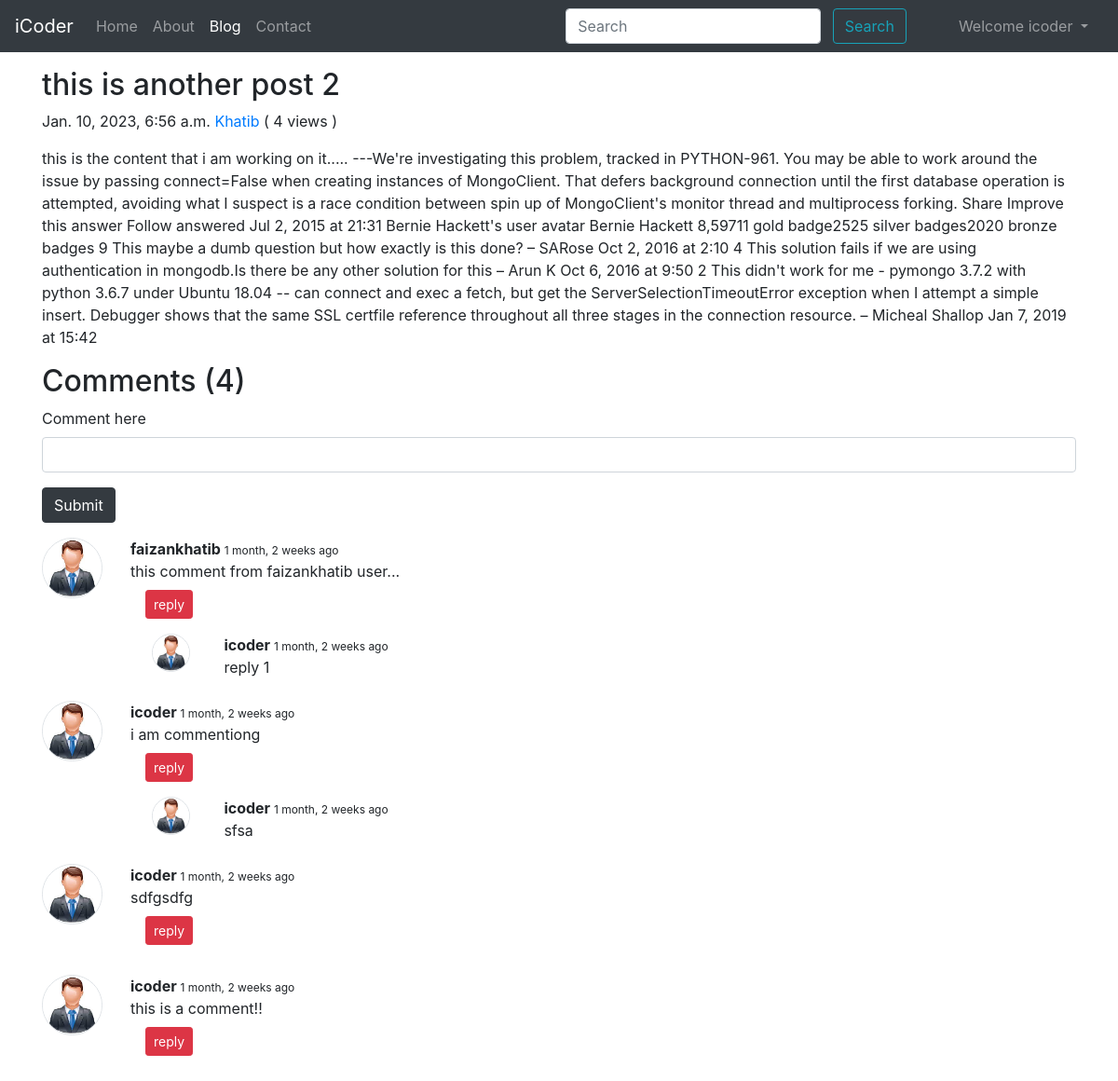
The app's page /blog/this-is-another (signed in) with its own data.
### blog/models.py (models this page shows, shortened)
class Post(models.Model):
    sno = models.AutoField(primary_key=True)
    title = models.CharField(max_length=300)
    content = models.TextField()
    author = models.CharField(max_length=100)
    slug = models.CharField(max_length=150)
    timeStamp = models.DateTimeField(blank = True)
    views = models.IntegerField(default=0)

class BlogComment(models.Model):
    sno = models.AutoField(primary_key=True)
    comment = models.TextField()
    user = models.ForeignKey(User,on_delete=models.CASCADE)
    post = models.ForeignKey(Post, on_delete=models.CASCADE)
    parent = models.ForeignKey("self",on_delete=models.CASCADE, null=True)
    timestamp = models.DateTimeField(default=now)

### blog/views.py (the view)
# urls.py: path('<str:slug>', views.blogPost, name='blogPost'),
def blogPost(request,slug):
    post = Post.objects.filter(slug=slug).first()
    comments = BlogComment.objects.filter(post=post, parent=None)
    replies = BlogComment.objects.filter(post=post).exclude(parent=None) #instead of using "parent != None"
    post.views = post.views + 1
    post.save()
    replyDict = {}
    for reply in replies:
        if reply.parent.sno  not in replyDict.keys():
            replyDict[reply.parent.sno] = [reply]
        else:
            replyDict[reply.parent.sno].append(reply)
    context = {"post": post, "comments": comments, "user": request.user, "replyDict": replyDict}
    return render(request, "blog/blogPost.html", context)

### blog/templatetags/extras.py (called while the page is built)
@register.filter(name="get_val")
def get_val(dict, key):
    return dict.get(key)

### templates/blog/blogPost.html (shortened to what this page needs)
{% extends "base.html" %}
{% block blogactive %} active {% endblock blogactive %}
{% block body %}
{% load humanize %}
{% load extras %}
<div class="container my-3">
        <h2 class="blog-post-title"> {{post.title}} </h2>
        <p class="blog-post-meta"> {{post.timeStamp}} <a href="/about"> {{post.author}} </a> (<span> {{post.views}} views </span>) </p>
        <p> {{post.content|safe}} </p>
</div>
<div class="container">
        <h2>Comments ({{comments.count}})</h2>
        <div class="my-2">
                {% if user.is_authenticated %}
                <form action="/blog/postComment" method="post"> {% csrf_token %}
                        <div class="form-group">
                                <label for="comment"> Comment here </label>
                                <input type="text" class="form-control" id="comment" name="comment">
                        </div>
                        <button type="submit" class="btn btn-dark">Submit</button>
                </form>
                {% else %}
                <p>Please login to post a comment</p>
                {% endif %}
        </div>
        {% for comment in comments  %}
        <div class="row my-3">
                <div class="col-md-1">
                <img class="rounded-pill mx-auto d-block w-100 border " src="/static/img/user.png.jfif" alt="user">
                </div>
                <div class="col-md-11">
                <b> {{comment.user.username}} </b> <span style="font-size: 12px;"> {{comment.timestamp | naturaltime}} </span>
                <div> {{comment.comment}} </div>
                <div class="reply mx-3">
                        {% if user.is_authenticated %}
                                <button class="btn btn-sm btn-danger my-2" type="button" data-toggle="collapse" data-target="#replyBox{{comment.sno}}" aria-expanded="false" aria-controls="replyBox{{comment.sno}}">
                                  reply
                                </button>
                              {% else %}
                              <button class="btn btn-sm btn-danger my-2" type="button" data-toggle="collapse" data-target="#replyBox{{comment.sno}}" aria-expanded="false" aria-controls="replyBox{{comment.sno}}" disabled>
                                login to reply
                              </button>
                              {% endif %}
                              <div class="replies my-2">
                                {% for reply in replyDict|get_val:comment.sno %}
                                <div class="row my-2">
                                        <div class="col-md-1">
                                        <img class="rounded-pill mx-auto d-block w-75 border " src="/static/img/user.png.jfif" alt="user">
                                        </div>
                                        <div class="col-md-11">
                                                <b> {{reply.user.username}} </b> <span style="font-size: 12px;"> {{reply.timestamp | naturaltime}} </span>
                                                <div> {{reply.comment}} </div>
                                        </div>
                                        <br>
                                </div>
                                {% endfor %}
                              </div>
                </div>
        </div>
        </div>
        {% endfor %}
</div>
{% endblock body %}

### templates/base.html (shortened to what this page needs)
<!doctype html>
<html lang="en">
<head>
  <link rel="stylesheet" href="https://cdn.jsdelivr.net/npm/bootstrap@4.4.1/dist/css/bootstrap.min.css"
>
</head>
<body>
  <nav class="navbar navbar-expand-lg navbar-dark bg-dark ">
    <a class="navbar-brand" href="/">iCoder</a>
    <div class="collapse navbar-collapse" id="navbarSupportedContent">
      <ul class="navbar-nav mr-auto">
        <li class="nav-item {% block homeactive %} {% endblock homeactive %} ">
          <a class="nav-link" href="/">Home <span class="sr-only">(current)</span></a>
        </li>
        <li class="nav-item {% block aboutactive %} {% endblock aboutactive %}">
          <a class="nav-link" href="/about">About</a>
        </li>
        <li class="nav-item {% block blogactive %} {% endblock blogactive %}">
          <a class="nav-link" href="/blog">Blog</a>
        </li>
        <li class="nav-item {% block contactactive %} {% endblock contactactive %}">
          <a class="nav-link" href="/contact">Contact</a>
        </li>
      </ul>
      <div class="ml-auto form-inline ">
        <form method="get" action="/search" class="my-2 my-lg-0 mx-5">
          <input class="form-control mr-sm-2" type="search" placeholder="Search" name="query" id="query"
            aria-label="Search">
          <button class="btn btn-outline-info " type="submit">Search</button>
        </form>
        {% if user.is_authenticated %}
        <ul class="navbar-nav mr-2">
          <li class="nav-item dropdown">
            <a class="nav-link dropdown-toggle" href="#" id="navbarDropdown" role="button" data-toggle="dropdown"
              aria-haspopup="true" aria-expanded="false">
              Welcome {{request.user}}
            </a>
          </li>
        </ul>
      </div>
      {% endif %}
    </div>
  </nav>
  {% block body %}{% endblock body %}
</body>
</html>

### records on screen
Post: title "this is another post 2", timeStamp "Jan. 10, 2023, 6:56 a.m.", author "Khatib", views "4", content "this is the content that i am working on it..... ---We're investigating this problem, tracked in PYTHON-961. You may be able to work around the issue by passing connect=False when creating instances of MongoClient. That defers background connection until the first database operation is attempted, avoiding what I suspect is a race condition between spin up of MongoClient's monitor thread and multiprocess forking. Share Improve this answer Follow answered Jul 2, 2015 at 21:31 Bernie Hackett's user avatar Bernie Hackett 8,59711 gold badge2525 silver badges2020 bronze badges 9 This maybe a dumb question but how exactly is this done? – SARose Oct 2, 2016 at 2:10 4 This solution fails if we are…"
BlogComment: user.username "faizankhatib", timestamp "1 month, 2 weeks ago", comment "this comment from faizankhatib user..."
BlogComment: user.username "icoder", timestamp "1 month, 2 weeks ago", comment "reply 1"
BlogComment: user.username "icoder", timestamp "1 month, 2 weeks ago", comment "i am commentiong"
BlogComment: user.username "icoder", timestamp "1 month, 2 weeks ago", comment "sfsa"
BlogComment: user.username "icoder", timestamp "1 month, 2 weeks ago", comment "sdfgsdfg"
BlogComment: user.username "icoder", timestamp "1 month, 2 weeks ago", comment "this is a comment!!"

### other values on screen
{{ request.user }} "icoder"
{{ comments.count }} "4"
